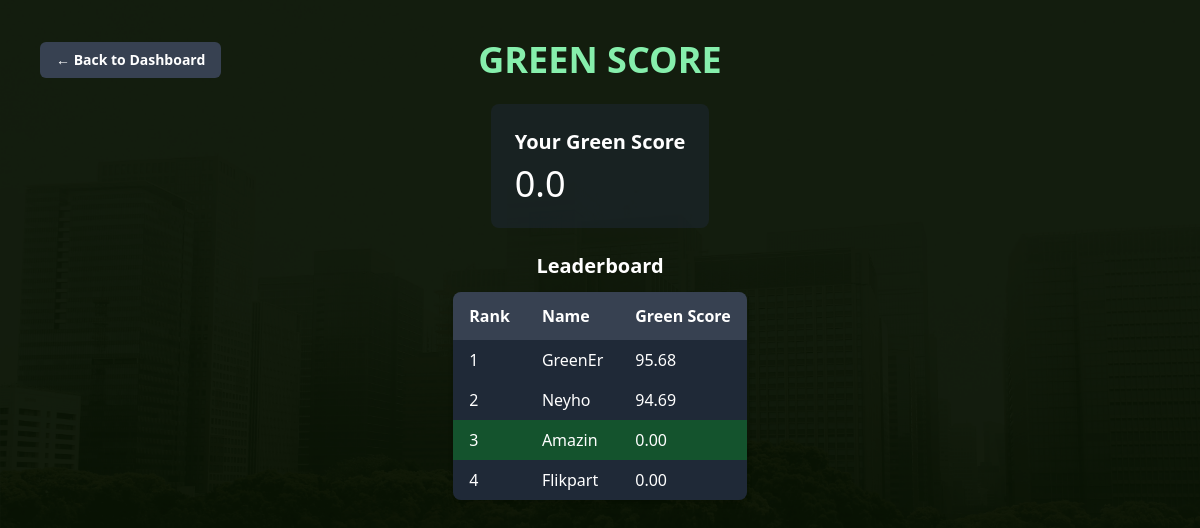
Page /greenscore (signed in) on the committed database.
### app.py (models this page shows, shortened)
class User(db.Model, UserMixin):
    id = db.Column(db.Integer, primary_key=True)
    name = db.Column(db.String(35), unique=True, nullable=False)
    email = db.Column(db.String(35), unique=True, nullable=False)
    password = db.Column(db.String(200), nullable=False)
    total_emission = db.Column(db.Float, default=0.0)
    green_score = db.Column(db.Float, nullable=False, default=100.0)
    total_offset = db.Column(db.Float, default=0.0)
    net_emission = db.Column(db.Float, default=0.0)
    badges = db.Column(db.String(200), default="")

### app.py (the view)
@app.route('/greenscore')
@login_required
def green_score():
    current_user.net_emission = max(0, current_user.total_emission - current_user.total_offset)
    current_user.green_score = max(0, 100 - ((current_user.net_emission)*0.0000005))
    db.session.commit()
    leaderboard = User.query.order_by(User.green_score.desc()).limit(10).all()
    return render_template('greenscore.html',
                           total_emissions=current_user.total_emission,
                           total_offset=current_user.total_offset,
                           net_emissions=current_user.net_emission,
                           green_score=current_user.green_score,
                           leaderboard=leaderboard,
                           enumerate=enumerate)

### app.py (called while the page is built)
@login_manager.user_loader
def load_user(user_id):
    return User.query.get(int(user_id))

### templates/greenscore.html (shortened to what this page needs)
<!DOCTYPE html>
<html lang="en">
<head>
    <script src="https://cdn.tailwindcss.com"></script>
</head>
<body class="bg-[url('/static/bg2.png')] bg-cover bg-center min-h-screen text-white flex flex-col items-center p-10 min-h-screen">
    <div class="w-full max-w-5xl flex items-center mb-6">
        <a href="/dashboard" class="bg-gray-700 text-white font-bold px-4 py-2 rounded-md hover:bg-gray-900 transition text-sm absolute left-0 ml-10">
            ← Back to Dashboard
        </a>
        <h1 class="text-4xl font-bold text-green-300 uppercase mx-auto">Green Score</h1>
    </div>
        <div class="bg-gray-800 bg-opacity-50 rounded-lg p-6 mb-6">
            <h2 class="text-xl font-semibold">Your Green Score</h2>
            <p class="text-4xl mt-2">{{ green_score|round(2) }}</p>
        </div>
        <h2 class="text-xl font-semibold mb-3">Leaderboard</h2>
        <div class="overflow-hidden rounded-lg shadow-md">
            <table class="w-full border-collapse bg-gray-800 bg-opacity-50 rounded-lg">
                <thead>
                    <tr class="bg-gray-700">
                        <th class="py-3 px-4 text-left">Rank</th>
                        <th class="py-3 px-4 text-left">Name</th>
                        <th class="py-3 px-4 text-left">Green Score</th>
                    </tr>
                </thead>
                <tbody>
                    {% for rank, user in enumerate(leaderboard, start=1) %}
                    <tr class="{% if user.id == current_user.id %} bg-green-900 {% else %} bg-gray-800 {% endif %}">
                        <td class="py-2 px-4">{{ rank }}</td>
                        <td class="py-2 px-4">{{ user.name }}</td>
                        <td class="py-2 px-4">{{ "%.2f" % user.green_score }}</td>
                    </tr>
                    {% endfor %}
                </tbody>
            </table>
        </div>
</body>
</html>

### rows in the picture
User: green_score "0.0", rank "3", name "Amazin", green_score "0.00"
User: rank "1", name "GreenEr", green_score "95.68"
User: rank "2", name "Neyho", green_score "94.69"
User: rank "4", name "Flikpart", green_score "0.00"
